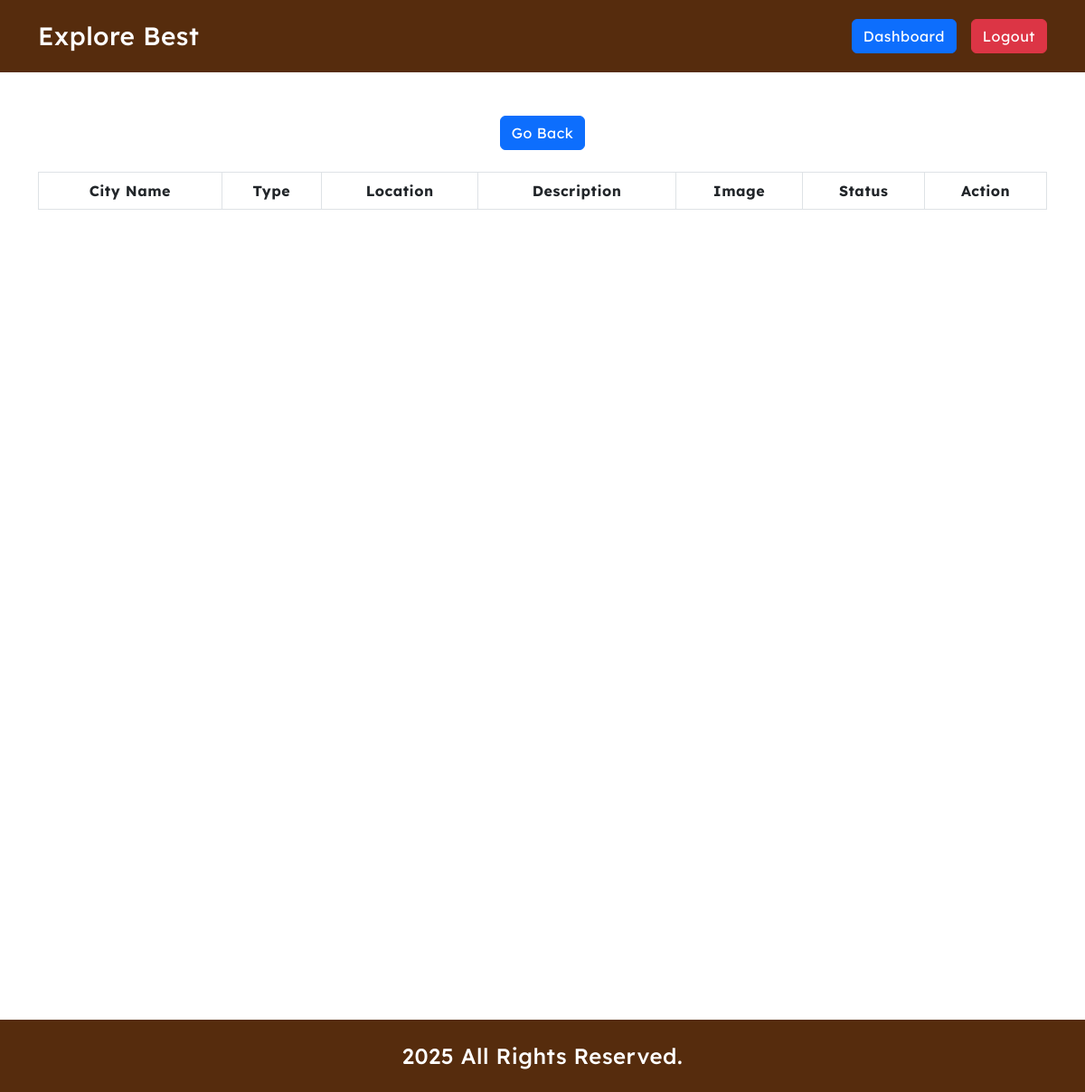
The app's page /admin/places.php (signed in), older data.
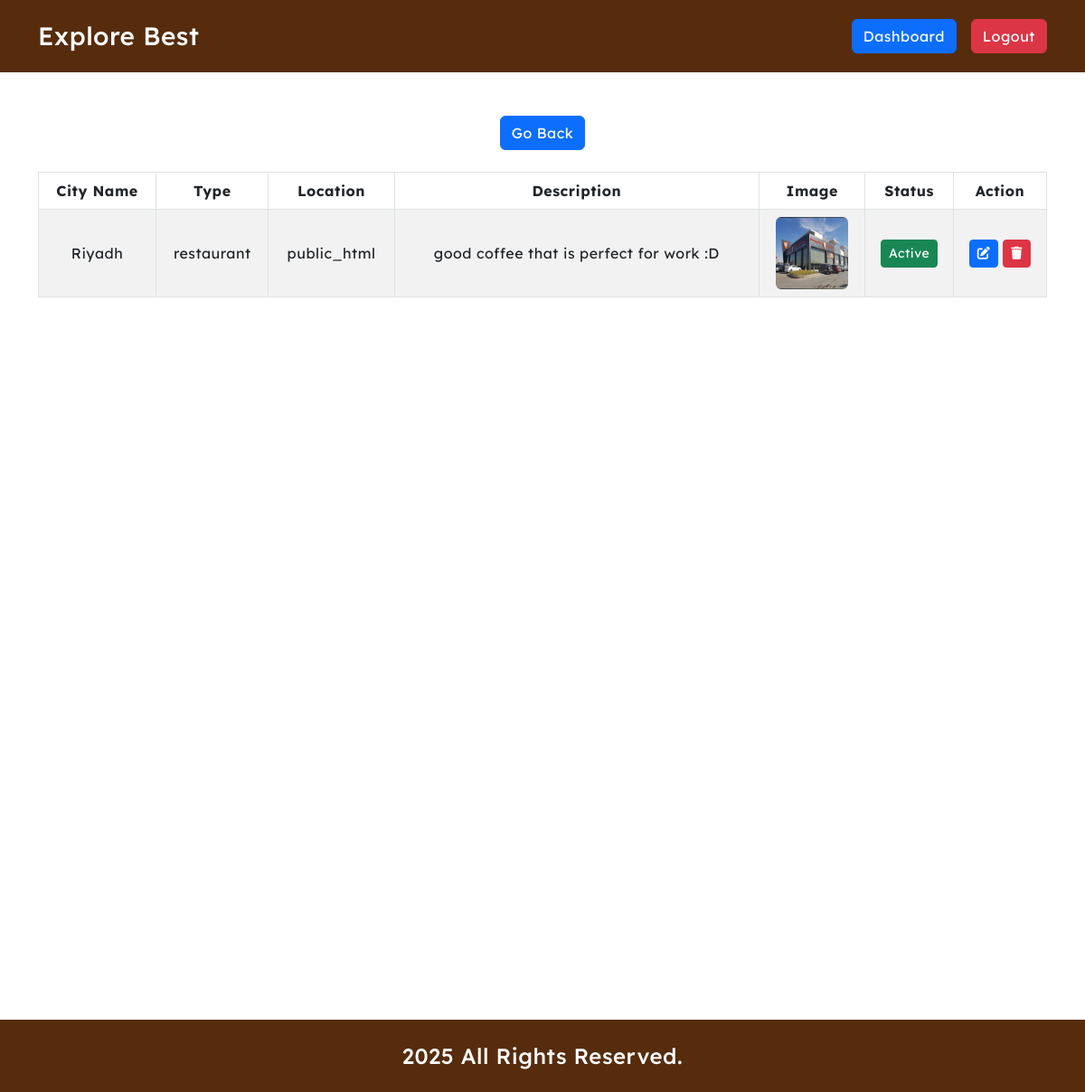
The same page, newer data.
### tables this page shows
CREATE TABLE `places` (
  `id` int(11) NOT NULL,
  `city_id` int(11) NOT NULL,
  `type` varchar(255) DEFAULT 'restaurant',
  `location` varchar(255) NOT NULL,
  `place_img` text DEFAULT NULL,
  `description` text NOT NULL,
  `u_id` int(11) NOT NULL,
  `status` enum('0','1') DEFAULT '0'
);

CREATE TABLE `cities` (
  `id` int(11) NOT NULL,
  `city_name` varchar(255) NOT NULL
);

### core/database.php (called while the page is built, shortened)
<?php
function env($value)
{
      $env = dirname(__DIR__, 1) . '/.env';
      $core = parse_ini_file($env);
      return $core[$value];
}

### admin/places.php (the view, shortened to what this page needs)
<?php
require_once '../core/database.php';
?>
<!DOCTYPE html>
<html lang="en">
<head>
    <?php include_once "../includes/external_css.php"; ?>
</head>
<body id="adminPlacesDashboard">
    <?php include_once "../includes/header.php"; ?>
    <main>
        <div class="container my-5">
            <div class="row">
                <div class="col-12">
                    <div class="btn_wrapper d-flex justify-content-center">
                        <a href="../adminDashboard.php" class="btn btn-primary">Go Back</a>
                    </div>
                </div>
            </div>
            <div class="row mt-4">
                <div class="col-12 mx-auto">
                    <table id="places-table"
                        class="table table-bordered table-striped table-responsive text-center align-middle">
                        <thead>
                            <tr>
                                <th class="text-center">City Name</th>
                                <th class="text-center">Type</th>
                                <th class="text-center">Location</th>
                                <th class="text-center">Description</th>
                                <th class="text-center">Image</th>
                                <th class="text-center">Status</th>
                                <th class="text-center">Action</th>
                            </tr>
                        </thead>
                        <tbody>
                            <?php
                            $places_Q = $db->query("CALL `get_places_admin`()");
                            if ($places_Q->num_rows > 0):
                                while ($place = $places_Q->fetch_object()):
                                    $status = $place->status;
                                    $images = explode(',', $place->place_img);
                                    $imagesCount = count($images);
                                    ?>
                                    <tr>
                                        <td class="text-center"><?= $place->city_name ?></td>
                                        <td class="text-center"><?= $place->type ?></td>
                                        <td class="text-center"><?= $place->location ?></td>
                                        <td class="text-center"><?= $place->description ?></td>
                                        <?php if ($imagesCount == 1): ?>
                                            <td class="text-center">
                                                <img src="<?= env("SITE_URL") ?><?= $images[0] ?>" width="80" height="80"
                                                    class="d-block mx-auto rounded" alt="place_<?= $place->place_id ?>">
                                            </td>
                                        <?php endif; ?>
                                        <td class="text-center">
                                            <?= $status == '0' ? '<span class="btn btn-sm btn-warning">Pending</span>' : '<span class="btn btn-sm btn-success">Active</span>' ?>
                                        </td>
                                        <td class="text-center"><a href="#!" data-id="<?= $place->place_id ?>"
                                                data-bs-toggle="modal" data-bs-target="#placeModal" data-msg="Place"
                                                class="btn btn-sm btn-primary btn-get-place"><i class="fas fa-edit"></i></a>
                                            <a href="#!" data-id="<?= $place->place_id ?>" data-table="places" data-msg="Place"
                                                class="btn btn-sm btn-danger btn-del"><i class="fas fa-trash"></i></a>
                                        </td>
                                    </tr>
                                    <?php
                                endwhile;
                            endif;
                            ?>
                        </tbody>
                    </table>
                </div>
            </div>
        </div>
    </main>
    <?php include_once "../includes/footer.php"; ?>
</body>
</html>

Row changes from the older to the newer data that the page shows:
added places: city.city_name "Riyadh", type "restaurant", location "public_html", description "good coffee that is perfect for work :D", place_img (picture), status "Active"
